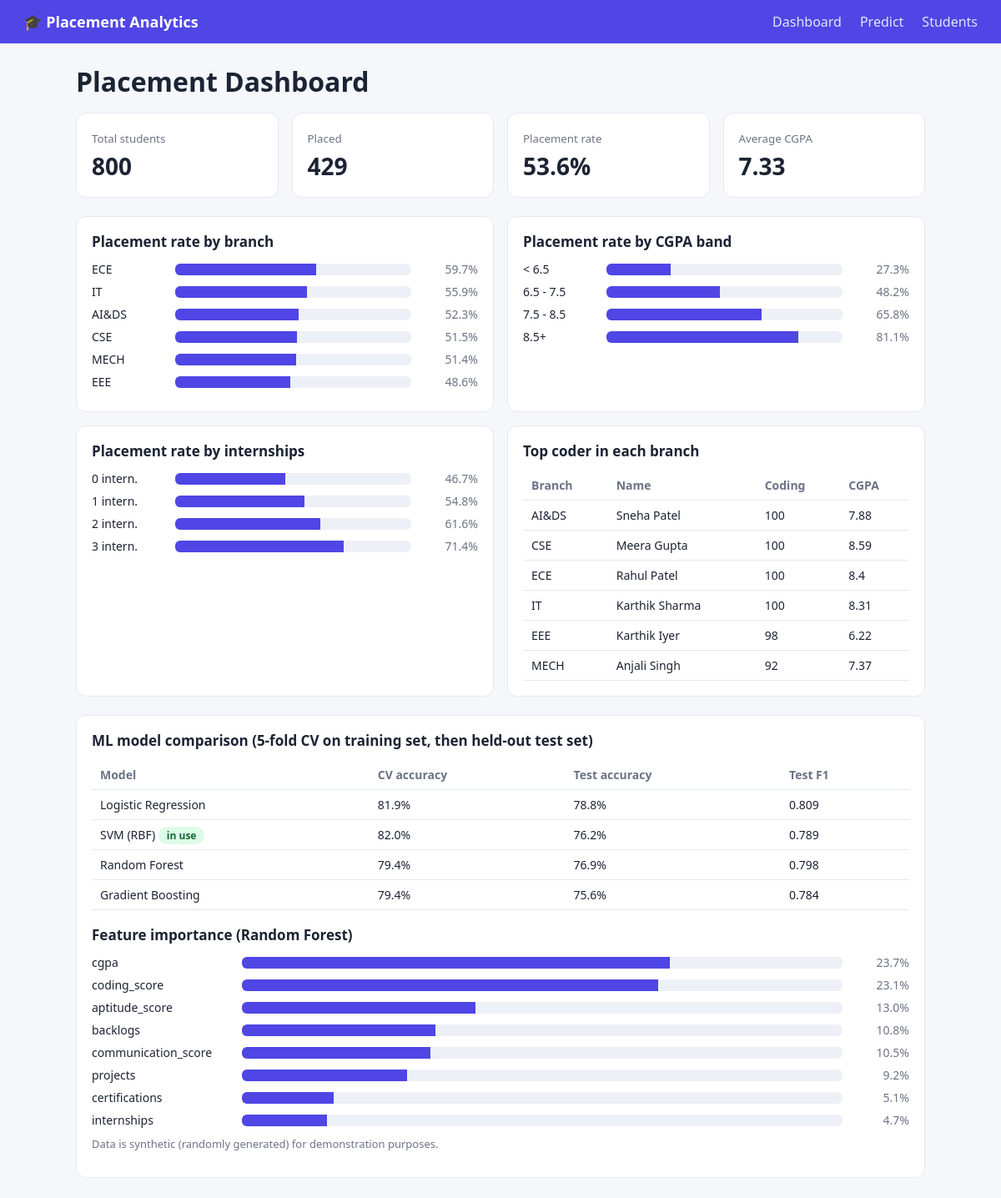
The page / on the database its author committed.
### tables this page shows
CREATE TABLE students (
    id INTEGER PRIMARY KEY AUTOINCREMENT,
    name TEXT NOT NULL,
    branch TEXT NOT NULL,
    cgpa REAL NOT NULL,
    backlogs INTEGER NOT NULL DEFAULT 0,
    coding_score INTEGER NOT NULL,
    aptitude_score INTEGER NOT NULL,
    communication_score INTEGER NOT NULL,
    projects INTEGER NOT NULL DEFAULT 0,
    internships INTEGER NOT NULL DEFAULT 0,
    certifications INTEGER NOT NULL DEFAULT 0,
    placed INTEGER NOT NULL CHECK (placed IN (0, 1))
);

### app.py (the view)
@app.route("/")
def dashboard():
    q = db().execute
    totals = q("""SELECT COUNT(*) AS total, SUM(placed) AS placed,
                         ROUND(100.0 * SUM(placed) / COUNT(*), 1) AS rate,
                         ROUND(AVG(cgpa), 2) AS avg_cgpa FROM students""").fetchone()
    by_branch = q("""SELECT branch, COUNT(*) AS total, SUM(placed) AS placed,
                            ROUND(100.0 * SUM(placed) / COUNT(*), 1) AS rate
                     FROM students GROUP BY branch ORDER BY rate DESC""").fetchall()
    by_cgpa = q("""SELECT CASE WHEN cgpa < 6.5 THEN '< 6.5'
                              WHEN cgpa < 7.5 THEN '6.5 - 7.5'
                              WHEN cgpa < 8.5 THEN '7.5 - 8.5'
                              ELSE '8.5+' END AS band,
                          COUNT(*) AS total,
                          ROUND(100.0 * SUM(placed) / COUNT(*), 1) AS rate
                   FROM students GROUP BY band ORDER BY MIN(cgpa)""").fetchall()
    by_intern = q("""SELECT internships, COUNT(*) AS total,
                            ROUND(100.0 * SUM(placed) / COUNT(*), 1) AS rate
                     FROM students GROUP BY internships ORDER BY internships""").fetchall()
    top = q("""SELECT * FROM (
                   SELECT name, branch, cgpa, coding_score,
                          RANK() OVER (PARTITION BY branch ORDER BY coding_score DESC, cgpa DESC) AS rnk
                   FROM students) WHERE rnk = 1 ORDER BY coding_score DESC""").fetchall()
    return render_template("dashboard.html", totals=totals, by_branch=by_branch,
                           by_cgpa=by_cgpa, by_intern=by_intern, top=top, m=METRICS)

### app.py (called while the page is built)
def db():
    if "db" not in g:
        g.db = sqlite3.connect(DB)
        g.db.row_factory = sqlite3.Row
    return g.db

### templates/dashboard.html
{% extends "base.html" %}{% block content %}
<h1>Placement Dashboard</h1>
<div class="grid g4">
 <div class="card stat"><small>Total students</small><div>{{ totals.total }}</div></div>
 <div class="card stat"><small>Placed</small><div>{{ totals.placed }}</div></div>
 <div class="card stat"><small>Placement rate</small><div>{{ totals.rate }}%</div></div>
 <div class="card stat"><small>Average CGPA</small><div>{{ totals.avg_cgpa }}</div></div>
</div><br>
<div class="grid g2">
 <div class="card"><h2>Placement rate by branch</h2>
  {% for r in by_branch %}<div class="bar-row"><span>{{ r.branch }}</span><div class="bar"><i style="width:{{ r.rate }}%"></i></div><em>{{ r.rate }}%</em></div>{% endfor %}</div>
 <div class="card"><h2>Placement rate by CGPA band</h2>
  {% for r in by_cgpa %}<div class="bar-row"><span>{{ r.band }}</span><div class="bar"><i style="width:{{ r.rate }}%"></i></div><em>{{ r.rate }}%</em></div>{% endfor %}</div>
 <div class="card"><h2>Placement rate by internships</h2>
  {% for r in by_intern %}<div class="bar-row"><span>{{ r.internships }} intern.</span><div class="bar"><i style="width:{{ r.rate }}%"></i></div><em>{{ r.rate }}%</em></div>{% endfor %}</div>
 <div class="card"><h2>Top coder in each branch</h2>
  <table><tr><th>Branch</th><th>Name</th><th>Coding</th><th>CGPA</th></tr>
  {% for r in top %}<tr><td>{{ r.branch }}</td><td>{{ r.name }}</td><td>{{ r.coding_score }}</td><td>{{ r.cgpa }}</td></tr>{% endfor %}</table></div>
</div><br>
<div class="card"><h2>ML model comparison (5-fold CV on training set, then held-out test set)</h2>
 <table><tr><th>Model</th><th>CV accuracy</th><th>Test accuracy</th><th>Test F1</th></tr>
 {% for r in m.results %}<tr><td>{{ r.model }}{% if r.model == m.best %} <span class="pill p1">in use</span>{% endif %}</td>
 <td>{{ '%.1f'|format(r.cv_accuracy*100) }}%</td><td>{{ '%.1f'|format(r.test_accuracy*100) }}%</td><td>{{ '%.3f'|format(r.test_f1) }}</td></tr>{% endfor %}</table>
 <h2 style="margin-top:18px">Feature importance (Random Forest)</h2>
 {% for k, v in m.importance.items() %}<div class="bar-row"><span style="width:170px">{{ k }}</span><div class="bar"><i style="width:{{ v*100*3 }}%"></i></div><em>{{ '%.1f'|format(v*100) }}%</em></div>{% endfor %}
 <p class="note">Data is synthetic (randomly generated) for demonstration purposes.</p></div>
{% endblock %}

### templates/base.html (shortened to what this page needs)
<!doctype html><html lang="en"><head><meta charset="utf-8"><meta name="viewport" content="width=device-width,initial-scale=1">
<link rel="stylesheet" href="{{ url_for('static', filename='style.css') }}"></head><body>
<nav><b>🎓 Placement Analytics</b>
<a href="{{ url_for('dashboard') }}">Dashboard</a><a href="{{ url_for('predict') }}">Predict</a><a href="{{ url_for('students') }}">Students</a></nav>
<main>{% with msgs = get_flashed_messages(with_categories=true) %}{% for c, m in msgs %}<div class="flash">{{ m }}</div>{% endfor %}{% endwith %}
{% block content %}{% endblock %}</main></body></html>

### static/style.css (style rules this page uses)
:root { --bg:#f5f7fb;--card:#fff;--ink:#1c2333;--muted:#6b7385;--brand:#4f46e5;--ok:#16a34a;--bad:#dc2626;--line:#e5e8f0 }
* { box-sizing:border-box }
body { margin:0;font-family:system-ui,-apple-system,Segoe UI,Roboto,sans-serif;background:var(--bg);color:var(--ink) }
nav { background:var(--brand);padding:14px 28px;display:flex;gap:22px;align-items:center }
nav b { color:#fff;font-size:18px;margin-right:auto }
nav a { color:#e0e7ff;text-decoration:none;font-weight:500 }
main { max-width:1050px;margin:24px auto;padding:0 16px }
h1 { margin:0 0 16px }
h2 { font-size:17px;margin:0 0 12px }
.grid { display:grid;gap:16px }
.g4 { grid-template-columns:repeat(auto-fit,minmax(200px,1fr)) }
.g2 { grid-template-columns:repeat(auto-fit,minmax(420px,1fr)) }
.card { background:var(--card);border:1px solid var(--line);border-radius:12px;padding:18px }
.stat small { color:var(--muted) }
.stat div { font-size:28px;font-weight:700;margin-top:4px }
.bar-row { display:flex;align-items:center;gap:10px;margin:8px 0;font-size:14px }
.bar-row span:first-child { width:90px }
.bar { flex:1;background:#eef0f7;border-radius:6px;height:14px;overflow:hidden }
.bar i { display:block;height:100%;background:var(--brand) }
.bar-row em { width:70px;text-align:right;font-style:normal;color:var(--muted) }
table { width:100%;border-collapse:collapse;font-size:14px }
th,td { padding:8px 10px;border-bottom:1px solid var(--line);text-align:left }
th { color:var(--muted);font-weight:600 }
.pill { padding:2px 10px;border-radius:99px;font-size:12px;font-weight:600 }
.pill.p1 { background:#dcfce7;color:#166534 }
.note { color:var(--muted);font-size:13px;margin-top:10px }

### rows shown on the page
students: branch "AI&DS", name "Sneha Patel", coding_score "100", cgpa "7.88"
students: branch "CSE", name "Meera Gupta", coding_score "100", cgpa "8.59"
students: branch "ECE", name "Rahul Patel", coding_score "100", cgpa "8.4"
students: branch "IT", name "Karthik Sharma", coding_score "100", cgpa "8.31"
students: branch "EEE", name "Karthik Iyer", coding_score "98", cgpa "6.22"
students: branch "MECH", name "Anjali Singh", coding_score "92", cgpa "7.37"

### other values the page prints
{{ totals.total }} "800"
{{ totals.placed }} "429"
{{ totals.rate }} "53.6"
{{ totals.avg_cgpa }} "7.33"
{{ r.branch }} "ECE" "IT" "AI&DS" "CSE" "MECH" "EEE"
{{ r.rate }} "59.7" "55.9" "52.3" "51.5" "51.4" "48.6"
{{ r.band }} "< 6.5" "6.5 - 7.5" "7.5 - 8.5" "8.5+"
{{ r.rate }} "27.3" "48.2" "65.8" "81.1"
{{ r.internships }} "0" "1" "2" "3"
{{ r.rate }} "46.7" "54.8" "61.6" "71.4"
{{ r.model }} "Logistic Regression" "SVM (RBF)" "Random Forest" "Gradient Boosting"
{{ '%.1f'|format(r.cv_accuracy*100) }} "81.9" "82.0" "79.4" "79.4"
{{ '%.1f'|format(r.test_accuracy*100) }} "78.8" "76.2" "76.9" "75.6"
{{ '%.3f'|format(r.test_f1) }} "0.809" "0.789" "0.798" "0.784"
{{ k }} "cgpa" "coding_score" "aptitude_score" "backlogs" "communication_score" "projects" "certifications" "internships"
